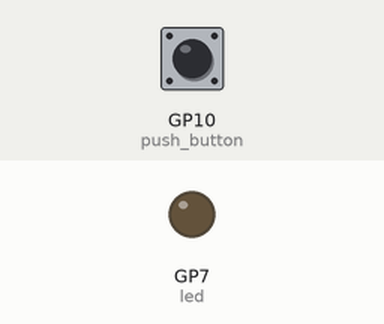
Bench run of a program on a simulated Raspberry Pi Pico running MicroPython. On the bench: output pins drawn as LEDs (lit = HIGH). Inputs (shaded band) come from the test bench; at power-on: GP10 (push_button) LOW.

Above: at 1.2 s.
1.3 s: GP10 (push_button) pulled HIGH for 0.15 s
At 1.37 s:
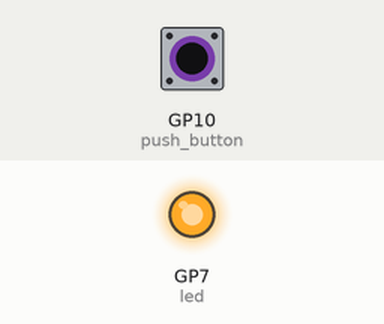
2.9 s: GP10 (push_button) pulled HIGH for 3.2 s
At 6.8 s:
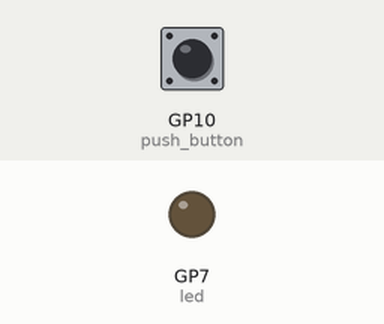
Timing chart, 0 to 8.3 s (numbered marks = the images above; inputs shaded):
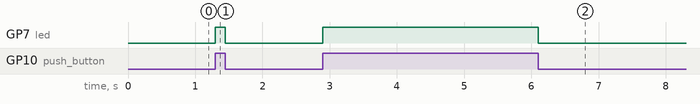

The program:

action-reaction.py
```python
from machine import Pin#to acces the hardware picobricks
led = Pin(7,Pin.OUT)#initialize digital pin as an output for led
push_button = Pin(10,Pin.IN,Pin.PULL_DOWN)#initialize digital pin 10 as an input
while True:#while loop
    logic_state = push_button.value();#button on&off status
    if logic_state == True:#check the button and if it is on
        led.value(1)#turn on the led
    else:
        led.value(0)#turn off the led
```

Measured:
- after the input at 1.3 s, GP7 (led): LOW → HIGH at once, → LOW 0.15 s later
- after the input at 2.9 s, GP7 (led): LOW → HIGH at once, → LOW 3.2 s later
